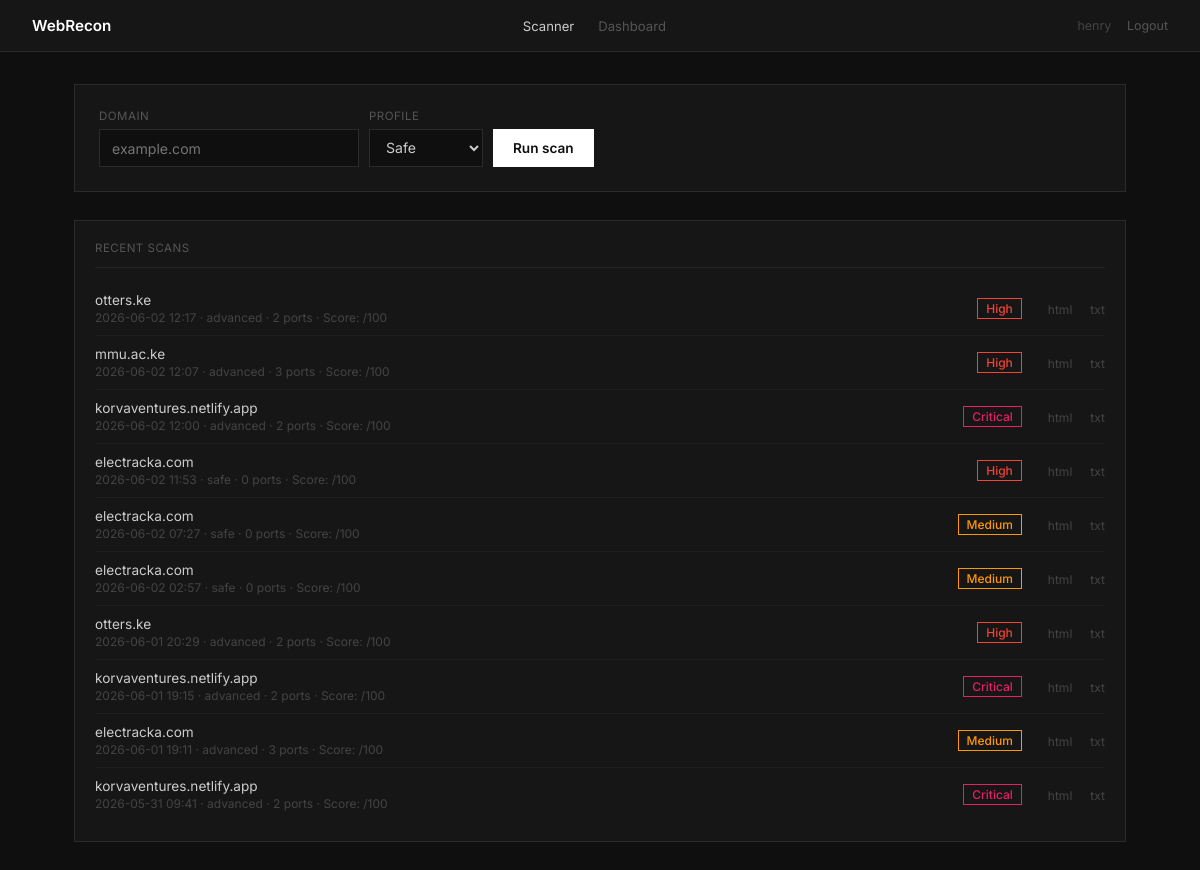
The page / (signed in) on the database its author committed.
### app.py (models this page shows, shortened)
class User(db.Model):
    __tablename__ = "users"
    id            = db.Column(db.Integer, primary_key=True)
    username      = db.Column(db.String(80), unique=True, nullable=False)
    password_hash = db.Column(db.String(256), nullable=False)
    joined        = db.Column(db.DateTime, default=datetime.utcnow)
    scans         = db.relationship("Scan", backref="user", lazy=True)

class Scan(db.Model):
    __tablename__  = "scans"
    id             = db.Column(db.Integer, primary_key=True)
    user_id        = db.Column(db.Integer, db.ForeignKey("users.id"), nullable=False)
    domain         = db.Column(db.String(255), nullable=False)
    ip             = db.Column(db.String(50))
    profile        = db.Column(db.String(50))
    risk           = db.Column(db.String(20))
    port_count     = db.Column(db.Integer, default=0)
    services       = db.Column(db.String(500))
    dns            = db.Column(db.Text)
    whois          = db.Column(db.Text)
    nmap           = db.Column(db.Text)
    whatweb        = db.Column(db.Text)
    cves           = db.Column(db.Text)
    subdomains     = db.Column(db.Text)
    intelligence   = db.Column(db.Text)
    report_txt     = db.Column(db.String(255))
    report_html    = db.Column(db.String(255))
    ran_at         = db.Column(db.DateTime, default=datetime.utcnow)

### app.py (the view, shortened to what this page needs)
@app.route("/", methods=["GET", "POST"])
@login_required
def index():
    user  = get_user()
    data  = {}
    error = None
    history = (Scan.query
               .filter_by(user_id=user.id)
               .order_by(Scan.ran_at.desc())
               .limit(10).all())
    return render_template("index.html",
                           data=data, error=error, user=user, history=history)

### app.py (called while the page is built)
def login_required(f):
    @wraps(f)
    def wrapper(*args, **kwargs):
        if "uid" not in session:
            flash("Please log in first.", "warning")
            return redirect(url_for("login"))
        user = db.session.get(User, session["uid"])
        if not user:
            session.clear()
            flash("Session expired.", "warning")
            return redirect(url_for("login"))
        return f(*args, **kwargs)
    return wrapper

def get_user():
    if "uid" not in session:
        return None
    return db.session.get(User, session["uid"])

### Templates/index.html (shortened to what this page needs)
<!DOCTYPE html>
<html lang="en">
<head>
    <link rel="stylesheet" href="{{ url_for('static', filename='css/index.css') }}">
</head>
<body>
<nav>
    <div class="nav-logo">WebRecon</div>
    <div class="nav-links">
        <a href="{{ url_for('index') }}" class="active">Scanner</a>
        <a href="{{ url_for('dashboard') }}">Dashboard</a>
    </div>
    <div class="nav-right">
        {{ user.username }}
        <a href="{{ url_for('logout') }}">Logout</a>
    </div>
</nav>
<div class="page">
    <form class="form-row" method="POST" id="scan-form">
        <div class="field">
            <label>Domain</label>
            <input type="text" name="domain" placeholder="example.com" required
                   value="{{ data.scan.domain if data.scan else '' }}">
        </div>
        <div class="field">
            <label>Profile</label>
            <select name="profile">
                <option value="safe">Safe</option>
            </select>
        </div>
        <button type="submit" class="btn">Run scan</button>
    </form>
    {% if history %}
    <div class="history-card">
        <div class="card-title" style="margin-bottom:14px">Recent scans</div>
        {% for h in history %}
        <div class="history-item">
            <div>
                <div class="h-domain">{{ h.domain }}</div>
                <div class="h-meta">{{ h.ran_at.strftime('%Y-%m-%d %H:%M') }} · {{ h.profile }} · {{ h.port_count }} ports · Score: {{ h.risk_score }}/100</div>
            </div>
            <div style="display:flex;align-items:center;gap:12px">
                <span class="risk risk-{{ h.risk }}">{{ h.risk }}</span>
                <div class="h-links">
                    <a href="{{ url_for('view_report', filename=h.report_html) }}" target="_blank">html</a>
                    <a href="{{ url_for('download_report', filename=h.report_txt) }}">txt</a>
                </div>
            </div>
        </div>
        {% endfor %}
    </div>
    {% endif %}
</div>
</body>
</html>

### static/css/index.css (style rules this page uses)
* { margin: 0; padding: 0; box-sizing: border-box; }
body { font-family: 'Inter', sans-serif; background: #0f0f0f; color: #ccc; min-height: 100vh; font-size: 0.9rem; }
nav { background: #161616; border-bottom: 1px solid #2a2a2a; padding: 0 32px; height: 52px; display: flex; align-items: center; justify-content: space-between; }
.nav-logo { font-weight: 600; color: #fff; font-size: 0.95rem; }
.nav-links { display: flex; gap: 24px; align-items: center; }
.nav-links a { color: #555; text-decoration: none; font-size: 0.82rem; transition: color 0.15s; }
.nav-links a:hover, .nav-links a.active { color: #ccc; }
.nav-right { font-size: 0.78rem; color: #444; }
.nav-right a { color: #555; text-decoration: none; margin-left: 12px; }
.page { max-width: 1100px; margin: 0 auto; padding: 32px 24px; }
.form-row { display: flex; gap: 10px; align-items: flex-end; padding: 24px; background: #161616; border: 1px solid #2a2a2a; margin-bottom: 28px; }
.field { display: flex; flex-direction: column; gap: 6px; }
.field label { font-size: 0.72rem; color: #555; text-transform: uppercase; letter-spacing: 0.5px; }
input[type="text"], select { background: #0f0f0f; border: 1px solid #2a2a2a; color: #ccc; padding: 9px 12px; font-family: 'Inter', sans-serif; font-size: 0.88rem; outline: none; transition: border-color 0.15s; height: 38px; }
input[type="text"] { width: 260px; }
select option { background: #161616; }
.btn { padding: 9px 20px; height: 38px; background: #fff; color: #0f0f0f; border: none; font-family: 'Inter', sans-serif; font-size: 0.85rem; font-weight: 600; cursor: pointer; transition: background 0.15s; white-space: nowrap; text-decoration: none; display: inline-flex; align-items: center; }
.risk { display: inline-block; padding: 2px 8px; font-size: 0.75rem; font-weight: 500; border: 1px solid; }
.risk-Medium { color: #ff9800; border-color: #ff9800; }
.risk-High { color: #f44336; border-color: #f44336; }
.risk-Critical { color: #e91e63; border-color: #e91e63; }
.card-title { font-size: 0.72rem; color: #555; text-transform: uppercase; letter-spacing: 0.5px; margin-bottom: 16px; padding-bottom: 12px; border-bottom: 1px solid #222; }
.history-card { background: #161616; border: 1px solid #2a2a2a; padding: 20px; }
.history-item { display: flex; justify-content: space-between; align-items: center; padding: 10px 0; border-bottom: 1px solid #1e1e1e; }
.history-item:last-child { border-bottom: none; }
.h-domain { color: #ccc; font-size: 0.85rem; }
.h-meta { color: #444; font-size: 0.75rem; margin-top: 2px; }
.h-links a { color: #444; text-decoration: none; font-size: 0.75rem; margin-left: 14px; }

### rows shown on the page
User: username "henry"
Scan: domain "otters.ke", ran_at "2026-06-02 12:17", profile "advanced", port_count "2", risk "High"
Scan: domain "mmu.ac.ke", ran_at "2026-06-02 12:07", profile "advanced", port_count "3", risk "High"
Scan: domain "korvaventures.netlify.app", ran_at "2026-06-02 12:00", profile "advanced", port_count "2", risk "Critical"
Scan: domain "electracka.com", ran_at "2026-06-02 11:53", profile "safe", port_count "0", risk "High"
Scan: domain "electracka.com", ran_at "2026-06-02 07:27", profile "safe", port_count "0", risk "Medium"
Scan: domain "electracka.com", ran_at "2026-06-02 02:57", profile "safe", port_count "0", risk "Medium"
Scan: domain "otters.ke", ran_at "2026-06-01 20:29", profile "advanced", port_count "2", risk "High"
Scan: domain "korvaventures.netlify.app", ran_at "2026-06-01 19:15", profile "advanced", port_count "2", risk "Critical"
Scan: domain "electracka.com", ran_at "2026-06-01 19:11", profile "advanced", port_count "3", risk "Medium"
Scan: domain "korvaventures.netlify.app", ran_at "2026-05-31 09:41", profile "advanced", port_count "2", risk "Critical"
